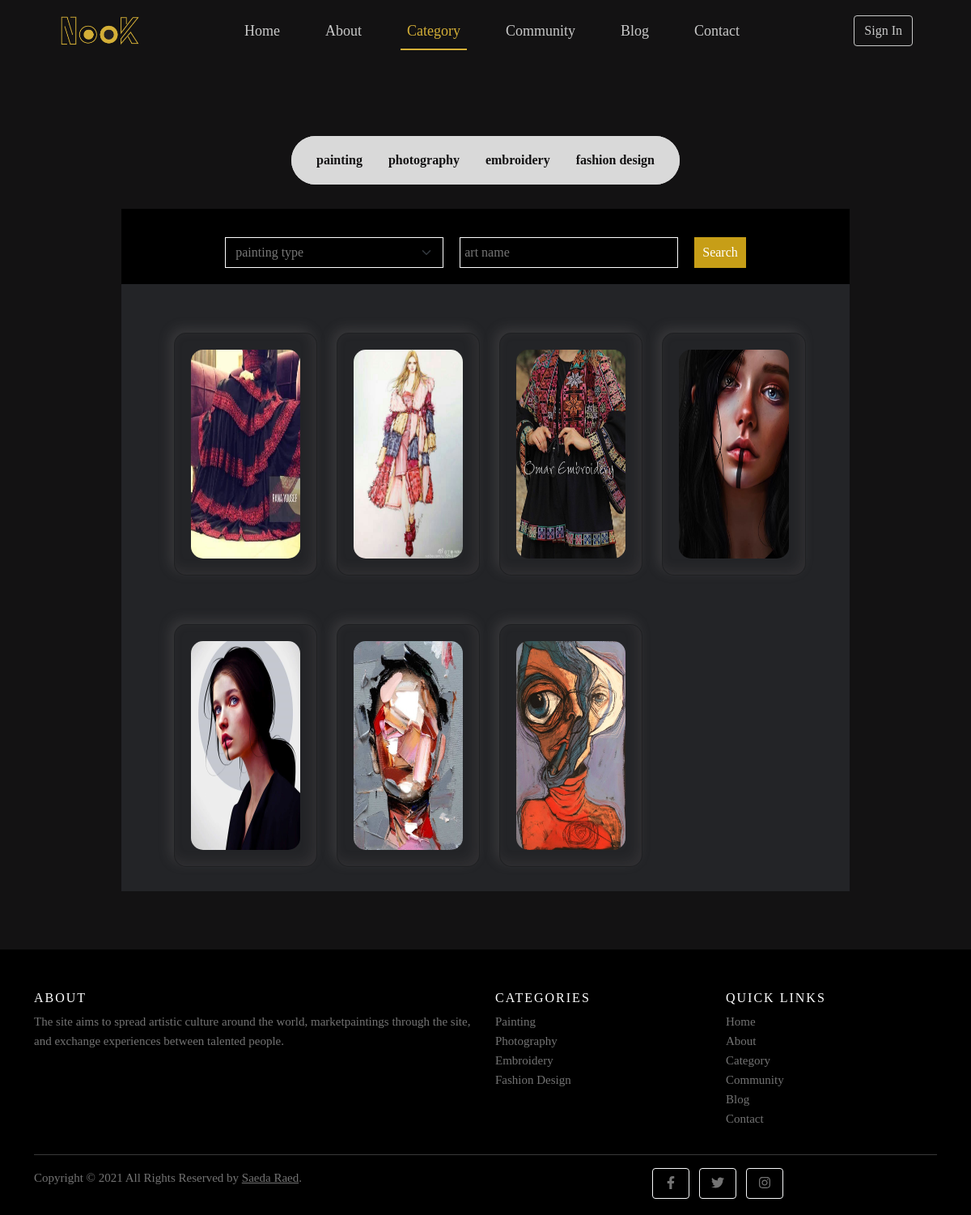
The page /category/ on the database its author committed.
### pages/models.py (models this page shows, shortened)
class Category(models.Model):
    name = models.CharField(max_length=150)
    description = models.TextField(blank=True, null=True)
    photo = models.ImageField(upload_to='category', blank=True, null=True)
    def __str__(self):
        return self.name

class Addwork(models.Model):
    title = models.CharField(max_length=100, blank=True, null=True)
    description = models.CharField(max_length=200, blank=True, null=True)
    price = models.DecimalField(max_digits=6, decimal_places=2, blank=True, null=True)
    photo = models.ImageField(upload_to='works', blank=True, null=True)
    category = models.ForeignKey(Category, on_delete=models.CASCADE, related_name='addworkcategory', blank=True, null=True)
    user = models.ForeignKey(User, on_delete=models.CASCADE, related_name='addworkuser', blank=True, null=True)
    class Meta:
        ordering = ('-id',)

### pages/views.py (the view)
# urls.py: path('category/', views.category, name='category'),
def category(request):
    if request.user.is_authenticated:
        user = User.objects.get(username=request.user.username)
        userprofile = UserProfile.objects.get(user = user)
    else:
        userprofile = ''
    allwork = Addwork.objects.all()
    context = {
        'title': 'nook | Category',
        'userprofile': userprofile,
        'category': Category.objects.all(),
        'allwork': allwork
    }
    return render(request, 'pages/category.html', context)

### templates/pages/category.html (shortened to what this page needs)
{% extends 'base.html' %}
{% load static %}
{% block body %}
<div class="categoryPage">
    <br> <br>
    <div class="list ">
        <ul class="nav" id="navv">
            {% for cat in category %}
                <li  class="nav-item" id="{{cat}}">
                    <a class="nav-link active " aria-current="page" href="#">{{cat}}</a>
                </li>
            {% endfor %}
        </ul>
    </div>
</div>
<div class="categoryDetails">
    <div class="tit">
        <div class="inp" >
            <select class="form-select" aria-label="Default select example">
                <option selected>painting type</option>
            </select>
            <input type="text" placeholder="art name">
            <button>Search</button>
        </div>
    </div>
    <div class="content">
            <div class="row">
                {% for work in allwork %}
                    <div class="col-lg-3 col-md-4 col-sm-6 col-xs-6 art art{{work.category}}">
                        <a href="{% url 'photodetails' work.pk %}">
                            <div class="card">
                                <div class="box">
                                    <div class="cont">
                                        <img src="{{work.photo.url}}" alt="">
                                    </div>
                                </div>
                            </div>
                        </a>
                    </div>
                {% endfor %}
            </div>
        </div>
    </div>
<br> <br> <br>
{% endblock %}

### templates/base.html (shortened to what this page needs)
{% load static %}
<!DOCTYPE html>
<html lang="en">
<head>
    <link rel="stylesheet" href="{% static 'css/all.min.css' %}">
    <link rel="stylesheet" href="{% static 'css/main.css' %}">
    <link href="https://cdn.jsdelivr.net/npm/bootstrap@5.0.2/dist/css/bootstrap.min.css" rel="stylesheet"
>
    <link rel="stylesheet" href="https://unpkg.com/aos@next/dist/aos.css" />
</head>
<body>
    {% block navbar %}
        {% include 'parts/navbar.html' %}
    {% endblock %}
    {% block body %}
    {% endblock %}
    {% block footer %}
        {% include 'parts/footer.html' %}
    {% endblock %}
</body>
</html>

### templates/parts/navbar.html (shortened to what this page needs)
{% load static %}
<div class="navigation">
    <nav class="navbar navbar-expand-lg navbar-light fixed-top ">
        <div class="container-fluid">
            <a class="navbar-brand" href="{% url 'index' %}"><img src="{% static 'images/logo.png' %}" alt=""></a>
            <div class="collapse navbar-collapse" id="navbarScroll">
                <ul class="navbar-nav me-auto my-2 my-lg-0 navbar-nav-scroll" style="">
                    {% if '/' == request.path %}
                        <li class="nav-item active">
                            <a class="nav-link" aria-current="page" href="{% url 'index' %}">Home</a>
                        </li>
                    {% else %}
                        <li class="nav-item">
                            <a class="nav-link" aria-current="page" href="{% url 'index' %}">Home</a>
                        </li>
                    {% endif %}
                    {% if 'about' in request.path %}
                        <li class="nav-item active">
                            <a class="nav-link" href="{% url 'about' %}">About</a>
                        </li>
                    {% else %}
                        <li class="nav-item">
                            <a class="nav-link" href="{% url 'about' %}">About</a>
                        </li>
                    {% endif %}
                    {% if 'category' in request.path %}
                        <li class="nav-item active">
                            <a class="nav-link" href="{% url 'category' %}">Category</a>
                        </li>
                    {% else %}
                        <li class="nav-item">
                            <a class="nav-link" href="{% url 'category' %}">Category</a>
                        </li>
                    {% endif %}
                    <li class="nav-item">
                        <a class="nav-link" href="{% url 'community' %}">Community</a>
                    </li>
                    {% if 'blog' in request.path %}
                        <li class="nav-item active">
                            <a class="nav-link" href="{% url 'blog' %}">Blog</a>
                        </li>
                    {% else %}
                        <li class="nav-item">
                            <a class="nav-link" href="{% url 'blog' %}">Blog</a>
                        </li>
                    {% endif %}
                    {% if 'contact' in request.path %}
                        <li class="nav-item active">
                            <a class="nav-link" href="{% url 'contact' %}">Contact</a>
                        </li>
                    {% else %}
                        <li class="nav-item">
                            <a class="nav-link" href="{% url 'contact' %}">Contact</a>
                        </li>
                    {% endif %}
                </ul>
            {% if not request.user.is_authenticated %}
                    <a href="{% url 'signin' %}"><button class="btn btn-outline-success" >Sign In</button></a>
            </div>
            {% endif %}
        </div>
    </nav>
</div>

### templates/parts/footer.html
{% load static %}
<footer class="site-footer">
    <div class="container">
        <div class="row">
            <div class="col-sm-12 col-md-6" data-aos="fade-right">
                <h6>About</h6>
                <p class="text-justify">The site aims to spread artistic culture
                    around the world, marketpaintings
                    through the site, and exchange
                    experiences between talented people.</p>
            </div>
            <div class="col-xs-6 col-md-3" data-aos="fade-down">
                <h6>Categories</h6>
                <ul class="footer-links">
                    {% for cat in category %}
                        <li><a href="#">{{cat.name|title}}</a></li>
                    {% endfor %}
                </ul>
            </div>
            <div class="col-xs-6 col-md-3" data-aos="fade-down">
                <h6>Quick Links</h6>
                <ul class="footer-links">
                    <li><a href="{% url 'index' %}">Home</a></li>
                    <li><a href="{% url 'about' %}">About</a></li>
                    <li><a href="{% url 'category' %}">Category</a></li>
                    <li><a href="{% url 'community' %}">Community</a></li>
                    <li><a href="{% url 'blog' %}">Blog</a></li>
                    <li><a href="{% url 'contact' %}">Contact</a></li>
                </ul>
            </div>
        </div>
        <hr>
    </div>
    <div class="container">
        <div class="row">
            <div class="col-md-8 col-sm-6 col-xs-12">
                <p class="copyright-text">Copyright &copy; 2021 All Rights Reserved by
                    <a href="#">Saeda Raed</a>.
                </p>
            </div>
            <div class="col-md-4 col-sm-6 col-xs-12">
                <div class="iconSocial">
                    <a class="btn btn-outline-light btn-social mx-1" href="#!"><i class="fab fa-fw fa-facebook-f"></i></a>
                    <a class="btn btn-outline-light btn-social mx-1" href="#!"><i class="fab fa-fw fa-twitter"></i></a>
                    <a class="btn btn-outline-light btn-social mx-1" href="#!"><i class="fab fa-fw fa-instagram"></i></a>
                </div>
            </div>
        </div>
    </div>
</footer>

### rows shown on the page
Category: name "painting", name "Painting"
Category: name "photography", name "Photography"
Category: name "embroidery", name "Embroidery"
Category: name "fashion design", name "Fashion Design"
Addwork: photo (picture)
Addwork: photo (picture)
Addwork: photo (picture)
Addwork: photo (picture)
Addwork: photo (picture)
Addwork: photo (picture)
Addwork: photo (picture)
